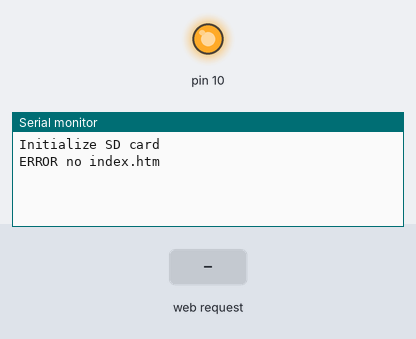
Recording of a sketch running on a simulated Arduino Uno, built with avr-gcc and run on an emulated ATmega328P. Parts: output pins drawn as LEDs (lit = HIGH), the last lines printed to the serial monitor. The inputs (shaded band) are chosen by the test bench. Storage starts empty.

Above: at 1.2 s.
1.3 s: HTTP request GET /index.htm received
At 2.0 s:
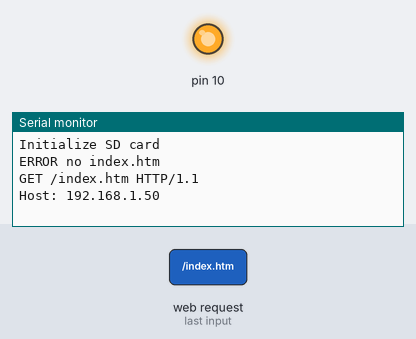
2.8 s: HTTP request GET /page2.htm received
At 3.1 s:
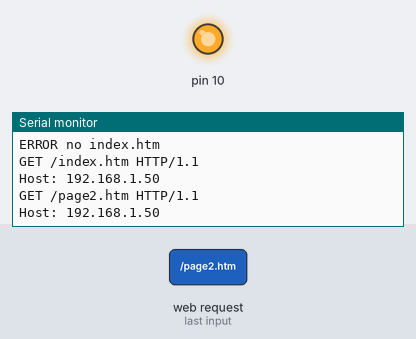
4.3 s: HTTP request GET /pic.jpg received
At 5.5 s:
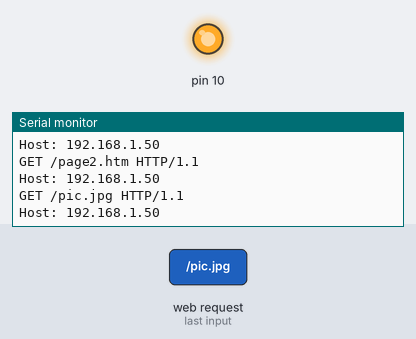

Measured:
- after the input at 1.3 s, the serial monitor: prints a new line at once (image 1)
- after the input at 2.8 s, the serial monitor: prints a new line at once (image 2)
- after the input at 4.3 s, the serial monitor: prints a new line at once (image 3)

The sketch:

server.ino
```cpp
/*--------------------------------------------------------------
https://startingelectronics.org/tutorials/arduino/ethernet-shield-web-server-tutorial/SD-card-web-server-image/
Requires index.htm, page2.htm and pic.jpg to be on the micro SD card in the Ethernet shield micro SD card socket.
--------------------------------------------------------------*/
#include <SPI.h>
#include <Ethernet.h>
#include <SD.h>

#define REQ_BUF_SZ   20

byte mac[] = { 0xDE, 0xAD, 0xBE, 0xEF, 0xFE, 0xED };
IPAddress ip(192, 168, 0, 20);
EthernetServer server(80);        // create a server at port 80
File webFile;
char HTTP_req[REQ_BUF_SZ] = {0};  // HTTP rqst stored as null termed string
char req_index = 0;               // index into HTTP_req buffer

void setup() {
  pinMode(10, OUTPUT);
  digitalWrite(10, HIGH);
  Serial.begin(115200);
  Serial.println("Initialize SD card");
  if (!SD.begin(4)) {
    Serial.println("ERROR - SD card fail");
    return;
  }
  if (!SD.exists("index.htm")) {
    Serial.println("ERROR no index.htm");
    return;
  }
  Ethernet.begin(mac, ip);  // initialize Ethernet device
  server.begin();           // start to listen for clients
}

void loop() {
  EthernetClient client = server.available();  // try to get client
  if (client) {
    boolean currentLineIsBlank = true;
    while (client.connected()) {
      if (client.available()) {
        char c = client.read();
          if (req_index < (REQ_BUF_SZ - 1)) {
            HTTP_req[req_index] = c;
            req_index++;
          }
          Serial.print(c);
          if (c == '\n' && currentLineIsBlank) {
            if (StrContains(HTTP_req, "GET / ") || StrContains(HTTP_req, "GET /index.htm")) {
                client.println("HTTP/1.1 200 OK");
                client.println("Content-Type: text/html");
                client.println("Connnection: close");
                client.println();
                webFile = SD.open("index.htm");
            }
            else if (StrContains(HTTP_req, "GET /page2.htm")) {
              client.println("HTTP/1.1 200 OK");
              client.println("Content-Type: text/html");
              client.println("Connnection: close");
              client.println();
              webFile = SD.open("page2.htm");
            }
            else if (StrContains(HTTP_req, "GET /pic.jpg")) {
              webFile = SD.open("pic.jpg");
              if (webFile) {
                client.println("HTTP/1.1 200 OK");
                client.println();
              }
            }
            if (webFile) {
              while(webFile.available()) client.write(webFile.read());
              webFile.close();
            }
            req_index = 0;
            StrClear(HTTP_req, REQ_BUF_SZ);
            break;
          }
          if (c == '\n') currentLineIsBlank = true;
          else if (c != '\r') currentLineIsBlank = false;
        }
      }
      delay(1);
      client.stop();
   }
}

// sets every element of str to 0 (clears array)
void StrClear(char *str, char length) {
  for (int i = 0; i < length; i++) {
    str[i] = 0;
  }
}

// searches for the string sfind in the string str
// returns 1 if string found / returns 0 if not found
char StrContains(char *str, char *sfind) {
  char found = 0;
  char index = 0;
  char len;
  len = strlen(str);
  if (strlen(sfind) > len) return 0;
  while (index < len) {
    if (str[index] == sfind[found]) {
      found++;
      if (strlen(sfind) == found) return 1;
    }
    else found = 0;
    index++;
  }
  return 0;
}
```
